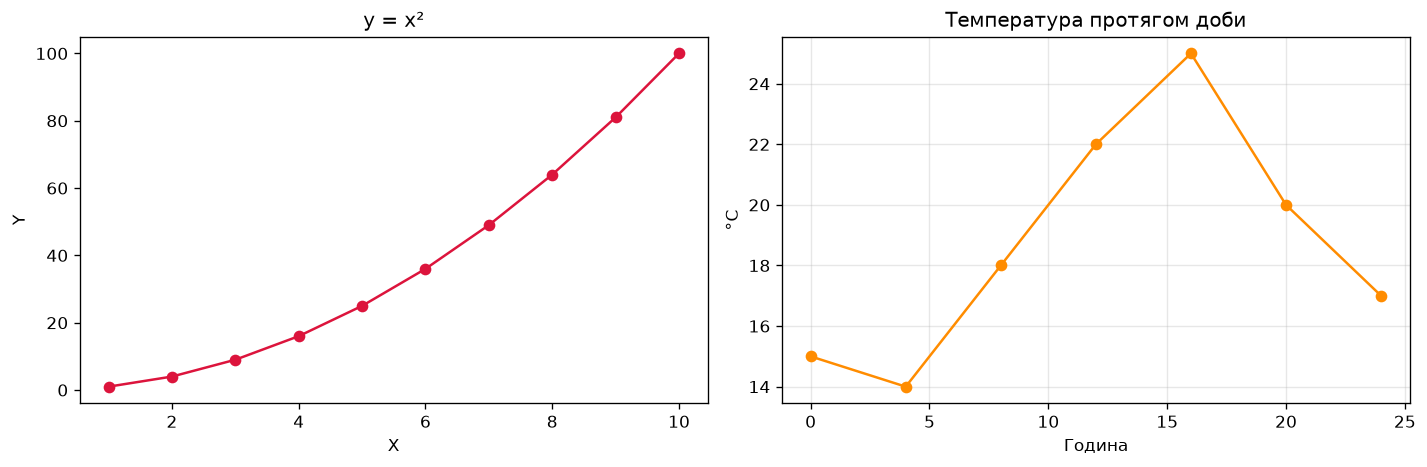

The script that drew this image:
from pathlib import Path
import matplotlib.pyplot as plt

x = list(range(1, 11))
y = [value ** 2 for value in x]
hours = [0, 4, 8, 12, 16, 20, 24]
temp = [15, 14, 18, 22, 25, 20, 17]

fig, axes = plt.subplots(1, 2, figsize=(12, 4))

axes[0].plot(x, y, color="crimson", marker="o")
axes[0].set_title("y = x²")
axes[0].set_xlabel("X")
axes[0].set_ylabel("Y")

axes[1].plot(hours, temp, color="darkorange", marker="o")
axes[1].set_title("Температура протягом доби")
axes[1].set_xlabel("Година")
axes[1].set_ylabel("°C")
axes[1].grid(True, alpha=0.3)

fig.tight_layout()
plt.savefig(Path(__file__).with_suffix('.png'), dpi=120, bbox_inches='tight')
plt.show()
